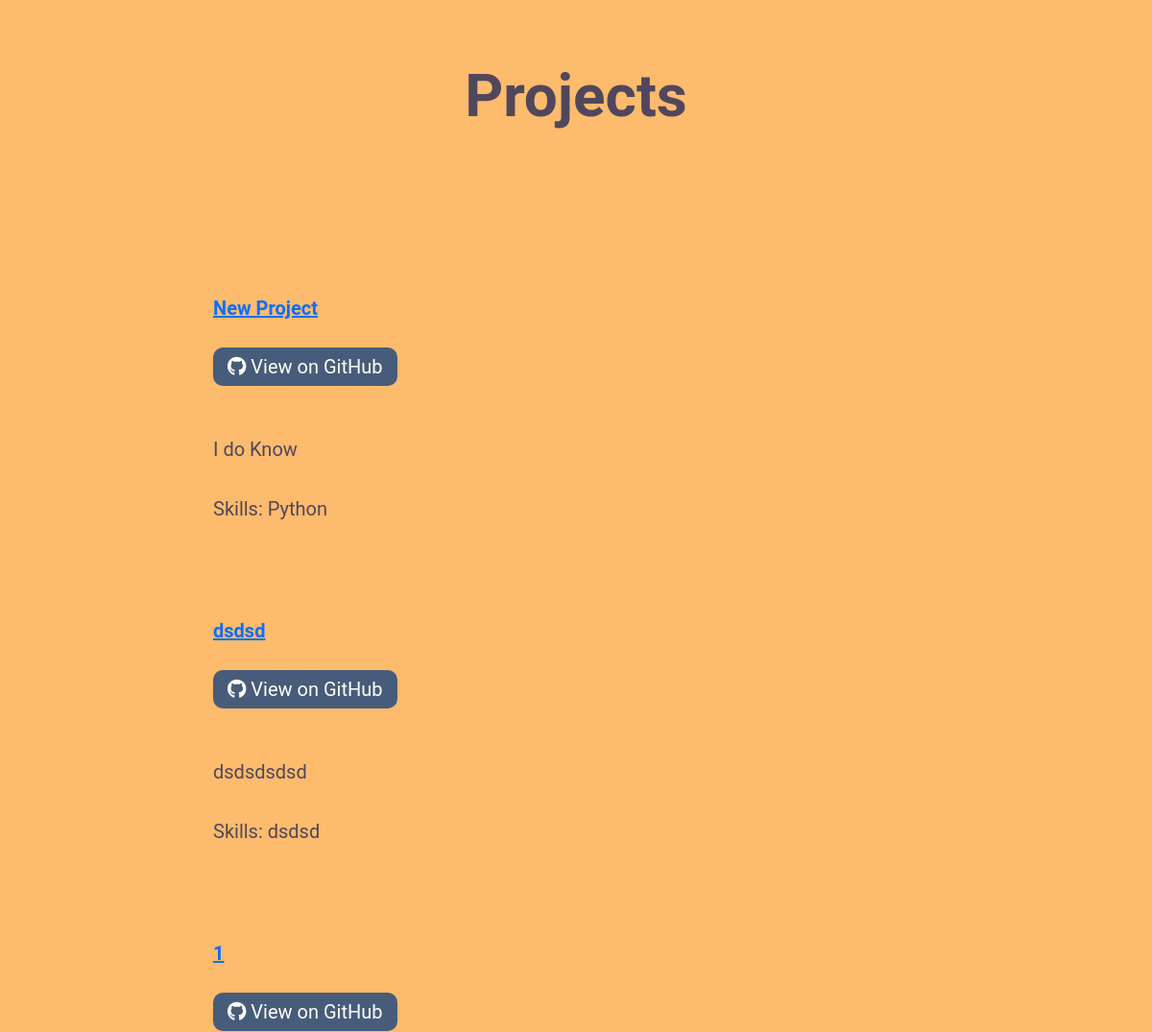
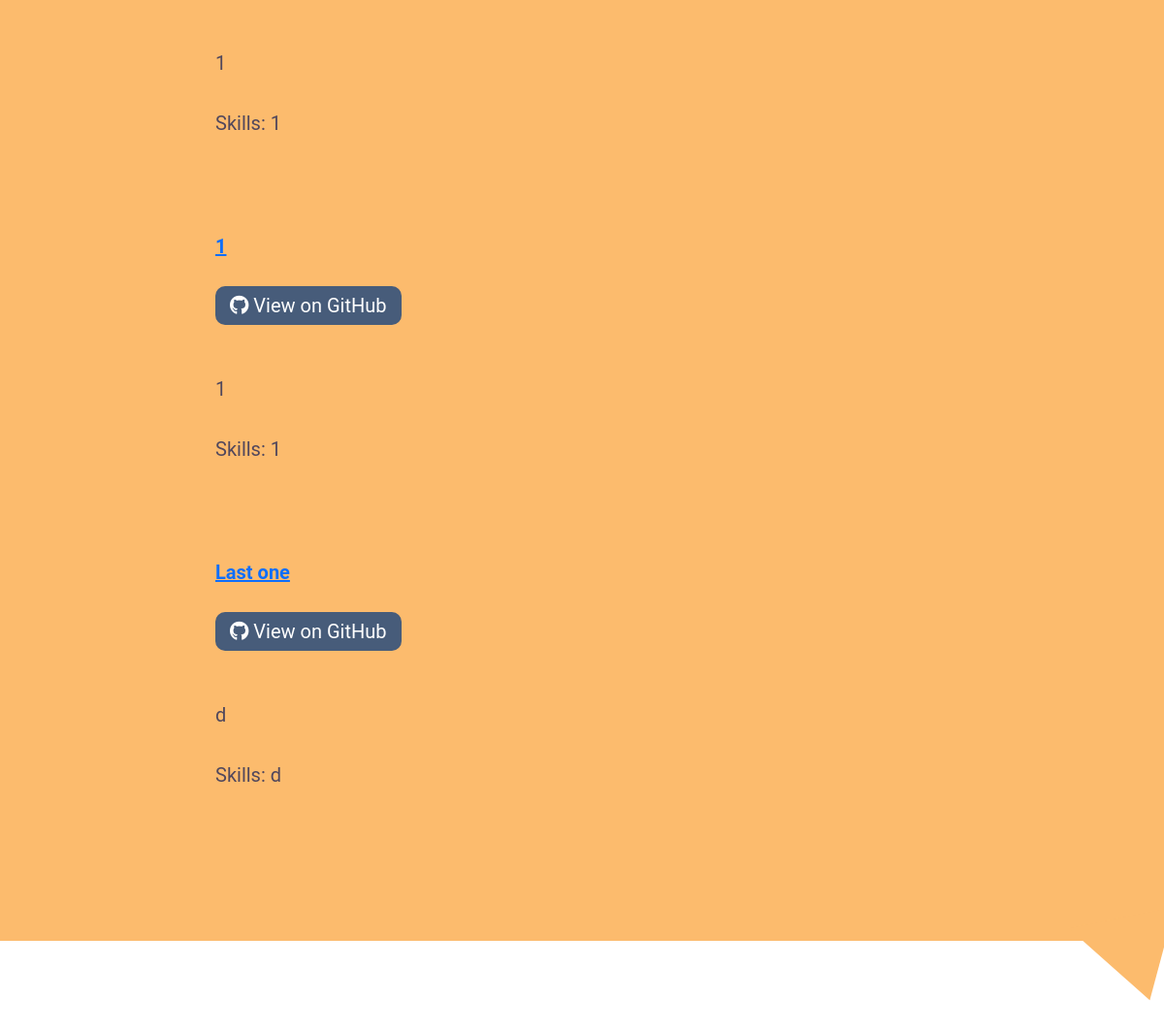
Before: / (middle part) with the older database file (2 pictures, top to bottom).
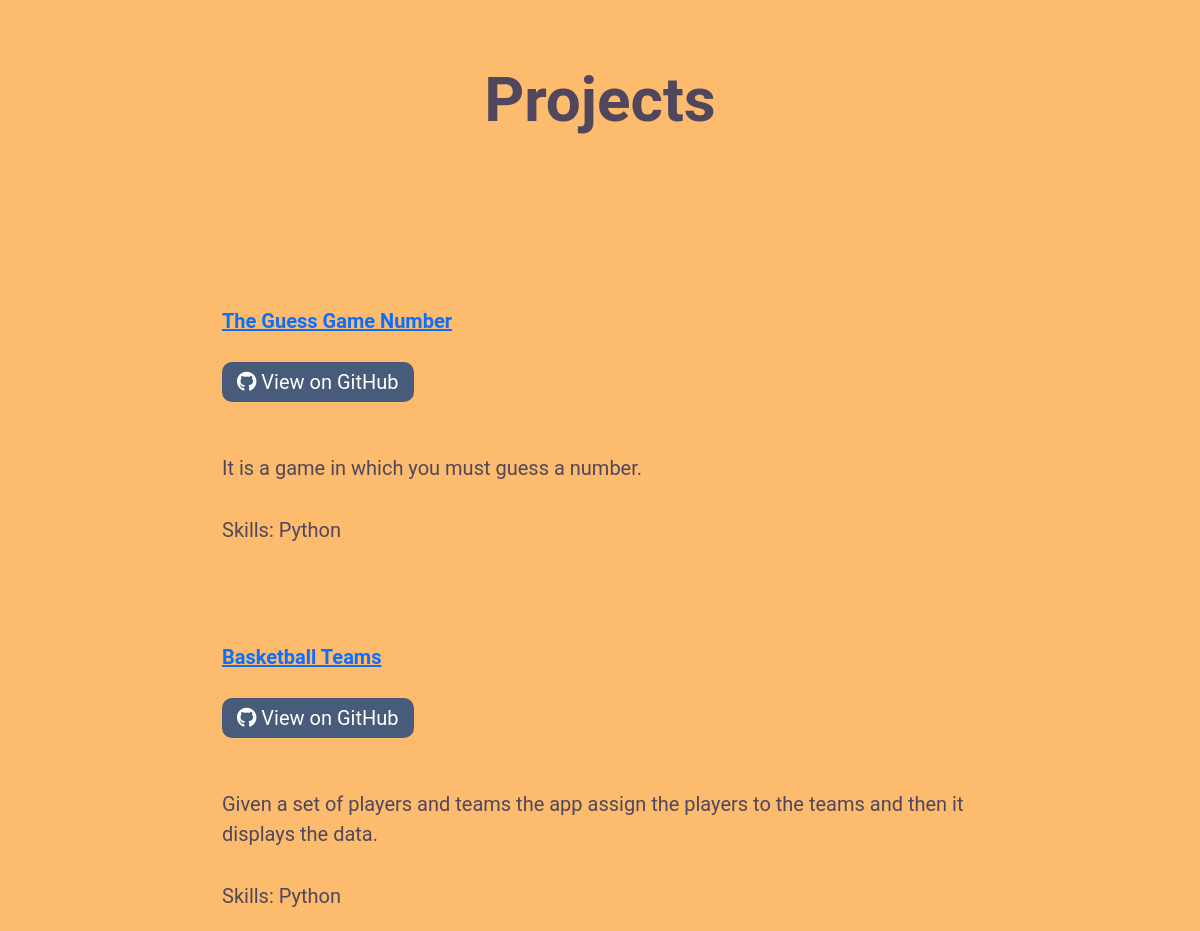
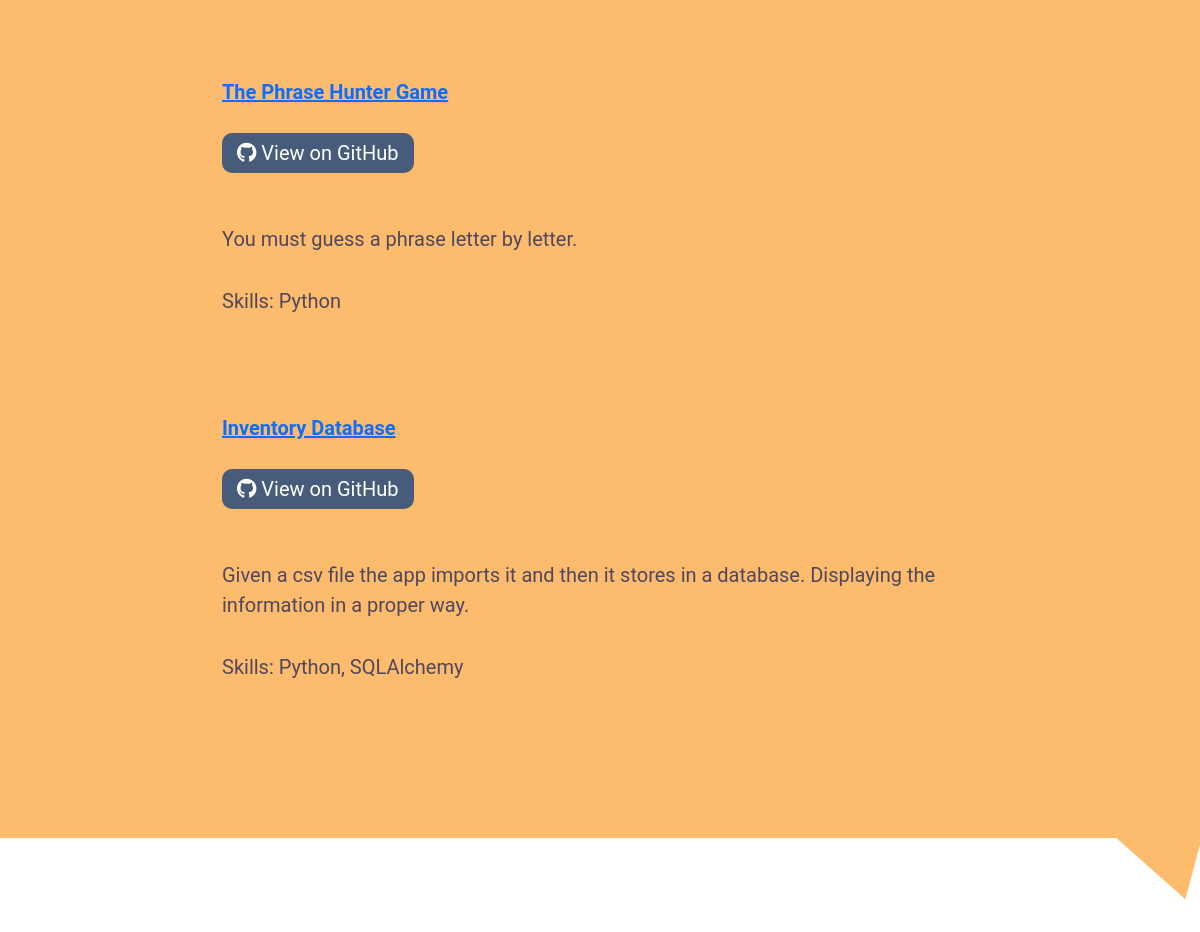
After: the same page with the newer database file (2 pictures, top to bottom).
### models.py (models this page shows, shortened)
class Project(db.Model):
    id = db.Column(db.Integer, primary_key=True)
    title = db.Column('Title', db.String())
    date = db.Column('Created', db.DateTime, default=datetime.datetime.now)
    description = db.Column('Description', db.Text())
    skills = db.Column('Skills Practiced', db.Text())
    github = db.Column('Github Link', db.String())
    main_app = db.Column('Main App', db.Text())
    extra_file01 = db.Column('Extra File 01', db.Text())
    extra_file02 = db.Column('Extra File 02', db.Text())
    extra_file03 = db.Column('Extra File 03', db.Text())

### app.py (the view)
@app.route('/')
def index():
    projects = Project.query.all()
    return render_template('index.html', projects=projects)

### Templates/index.html (shortened to what this page needs)
{% extends 'layout.html' %}
{% block content %}
        <section id="projects">
            <h2>Projects</h2><br>
            <div id="project-list">
                {% for project in projects %}
                    <div id="project1" class="a-project">
                        <h3><a href="{{ url_for('detail', id=project.id) }}">{{ project.title }}</a></h3>
                        <a href="{{ project.github }}" class="github-btn">
                            <i class="fab fa-github"></i>
                            View on GitHub
                        </a><br>
                        <br><p>
                            {{ project.description }}
                        </p>
                        <p>
                            Skills: {{ project.skills }}
                        </p>
                    </div>
                {% endfor %}
            </div>
            <div id="triangle4"></div>
        </section>
        <section id="contact">
        </section>
{% endblock %}

### Templates/layout.html (shortened to what this page needs)
<!DOCTYPE html>
<html>
    <head>
        <link rel="stylesheet" href="https://cdnjs.cloudflare.com/ajax/libs/font-awesome/5.15.3/css/all.min.css">
        <link href="https://cdn.jsdelivr.net/npm/bootstrap@5.0.0-beta2/dist/css/bootstrap.min.css" rel="stylesheet">
        <link rel="stylesheet" href="styles.css">
    </head>
    <body>
    {% block content %}
    {% endblock %}
     </body>
</html>

### CSS/styles.css (style rules this page uses)
:root { --primary-text: #51475c; --secondary-text: #ab6c82; --primary: #475c7a; --secondary: #fcbb6d; --accent: #d8737f; --white: #fff; }
* { font-family: 'Roboto', Arial, Helvetica, sans-serif; color: var(--primary-text); }
p, li, a { font-size: 20px; }
h2 { font-size: 30px; font-weight: bold; }
h3 { font-size: 25px; font-weight: bold; }
body { overflow-x: hidden; }
#projects { background-color: var(--secondary); position: relative; text-align: center; padding: 5%; }
#projects .a-project { text-align: left; margin-left: 5%; margin-right: 5%; }
#projects .a-project h3 { margin-bottom: 2rem; margin-top: 3rem; }
.github-btn { border-radius: 10px; background-color: var(--primary); padding: 8px 15px; color: var(--white); text-decoration: none; }
.github-btn i { color: var(--white); }
#projects .a-project p { margin-top: 2rem; }
#projects #triangle4 { width: 0; height: 0; border-top: 50px solid transparent; border-right: 100px solid var(--secondary); border-bottom: 50px solid transparent; position: absolute; bottom: -50px; right: 0; transform: rotate(15deg); overflow: hidden; }
#contact { margin-left: 5%; margin-right: 5%; text-align: center; margin-bottom: 6rem; }
@media (min-width: 992px) { h2 { font-size: 62px; } }
@media (min-width: 992px) { #about, #projects, #contact, #about-page { padding: 5% 15%; } }
@media (min-width: 992px) { #contact { margin-top: 4rem; margin-bottom: 6rem; } }
@media (min-width: 1200px) { #projects h2 { margin-bottom: 6rem; } }
@media (min-width: 1200px) { #projects .a-project { margin-bottom: 6rem; } }

Changed rows visible on the page:
removed Project: title "1", description "1", skills "1"
removed Project: title "1", description "1", skills "1"
removed Project: title "Last one", description "d", skills "d"
changed Project: title "New Project" → "The Guess Game Number"; description "I do Know" → "It is a game in which you must guess a number."
changed Project: title "dsdsd" → "Basketball Teams"; description "dsdsdsdsd" → "Given a set of players and teams the app assign the players to the teams and then it displays the data."; skills "dsdsd" → "Python"
added Project: title "The Phrase Hunter Game", description "You must guess a phrase letter by letter.", skills "Python"
added Project: title "Inventory Database", description "Given a csv file the app imports it and then it stores in a database. Displaying the information in a proper way.", skills "Python, SQLAlchemy"
